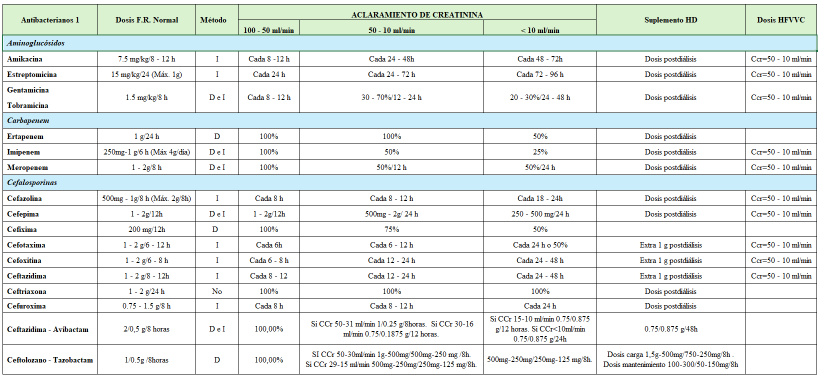
#> input picture tabla_01_pag_03.png, 1640 x 756 px (shown at 1/2 size)
$ python -i ecg_v9_online_learner.py   (imports and definitions only)
#> lines starting #> are read from the running program, lines starting #| are printed output that depends on the picture
#> further down, picture is the input picture: PIL image 1640x756 RGB; mean R, G, B 229.3, 235.5, 234.3
from __future__ import annotations
import json, math, hashlib
from typing import Any, Dict, List, Optional, Tuple
import numpy as np
from PIL import Image, ImageOps, ImageFilter

ORIENT_CLASSES = [0, 90, 180, 270]
LAYOUT_CLASSES = ['3x4', '6x2']
FEATURE_VERSION = 'V9_SHADOW_FEATURES_001'
MODEL_NAME = 'v9_shadow_orientation_layout'


# [9 lines left out: function rotate_clockwise, not called in this run]


def _resize_gray(img: Image.Image, size=(24, 24)) -> np.ndarray:
#> called with size = (24, 24)
    g = ImageOps.grayscale(img)
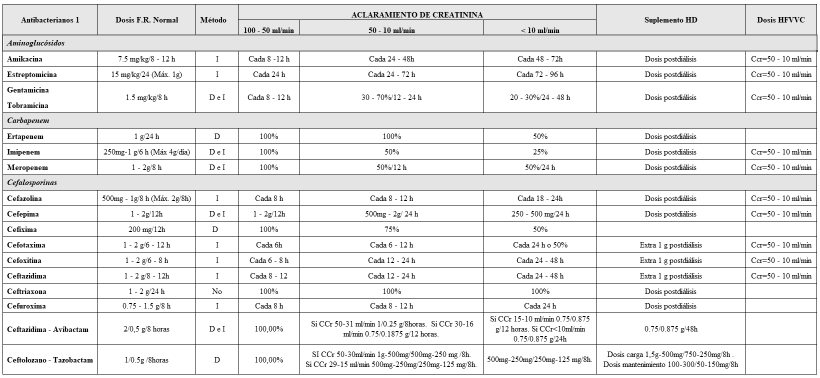
#> g: PIL image 1640x756 L (shown at 1/2 size); min 0, max 255, mean 233.5
    g = ImageOps.autocontrast(g)
    a = np.asarray(g.resize(size, Image.Resampling.BILINEAR), dtype=np.float32) / 255.0
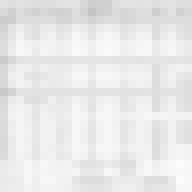
#> a: shape (24, 24) float32 (shown 8 times larger); min 0.769, max 0.984, mean 0.915
    # ink = high values, paper = low values
    return 1.0 - a
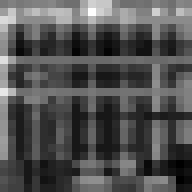
#> returned value: shape (24, 24) float32 (shown 8 times larger); min 0.0157, max 0.231, mean 0.0848; drawn with min black and max white


def extract_features(img: Image.Image) -> np.ndarray:
    """Lightweight visual descriptor for online shadow learning.

    It intentionally contains no OCR and no clinical interpretation. It captures
    coarse ink geometry, edge distribution and horizontal/vertical projections.
    """
    x = _resize_gray(img, (24, 24))
    # simple gradients on the 24x24 ink map
    gx = np.zeros_like(x); gy = np.zeros_like(x)
    gx[:, 1:-1] = np.abs(x[:, 2:] - x[:, :-2]) * 0.5
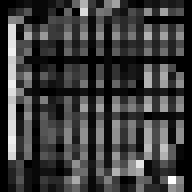
#> gx: shape (24, 24) float32 (shown 8 times larger); min 0, max 0.0588, mean 0.014; drawn with min black and max white
    gy[1:-1, :] = np.abs(x[2:, :] - x[:-2, :]) * 0.5
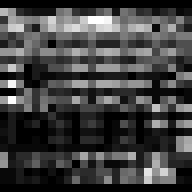
#> gy: shape (24, 24) float32 (shown 8 times larger); min 0, max 0.0569, mean 0.0144; drawn with min black and max white
    edge = np.sqrt(gx * gx + gy * gy)
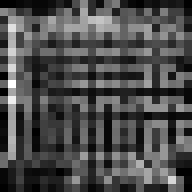
#> edge: shape (24, 24) float32 (shown 8 times larger); min 0, max 0.0776, mean 0.0231; drawn with min black and max white
    # projections
    row = x.mean(axis=1)
#> row = 24 values, max 0.162 at index 1, min 0.0525 at index 6, mean 0.0848
    col = x.mean(axis=0)
#> col = 24 values, max 0.142 at index 0, min 0.0616 at index 9, mean 0.0848
    erow = edge.mean(axis=1)
#> erow = 24 values, max 0.0388 at index 3, min 0.00907 at index 0, mean 0.0231
    ecol = edge.mean(axis=0)
#> ecol = 24 values, max 0.0451 at index 1, min 0.01 at index 4, mean 0.0231
    # block pooled structure 8x8
    pooled = np.asarray(Image.fromarray((x * 255).astype(np.uint8)).resize((8,8), Image.Resampling.BILINEAR), dtype=np.float32) / 255.0
    feat = np.concatenate([x.ravel(), edge.ravel(), row, col, erow, ecol, pooled.ravel()]).astype(np.float32)
#> feat = 1312 values, max 0.231 at index 35, min 0 at index 576, mean 0.0552
    # normalize vector energy while preserving zero-like paper pages
    mu = float(feat.mean()); sd = float(feat.std())
#> after `mu = float(feat.mean())`: mu = 0.0552
#> after `sd = float(feat.std())`: sd = 0.0423
    if sd > 1e-6:
        feat = (feat - mu) / sd
#> feat = 1312 values, max 4.17 at index 35, min -1.31 at index 576, mean 0
    return feat


# [137 lines left out: functions softmax, _fit_softmax, _predict, make_training_feature_record, rebuild_state, predict_shadow, not called in this run]

>>> from PIL import Image
>>> picture = Image.open('tabla_01_pag_03.png')
>>> result = extract_features(picture)
#> result has the same summary as feat in extract_features

$ run again, on tabla_02_pag_03.png
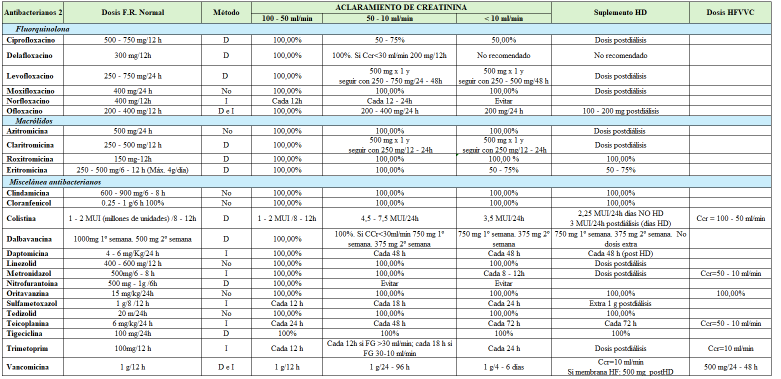
#> input picture tabla_02_pag_03.png, 1562 x 757 px (shown at 1/2 size)
#> picture is the input picture: PIL image 1562x757 RGB; mean R, G, B 226.4, 230.4, 229.9
#> in _resize_gray, `g = ImageOps.grayscale(img)`:
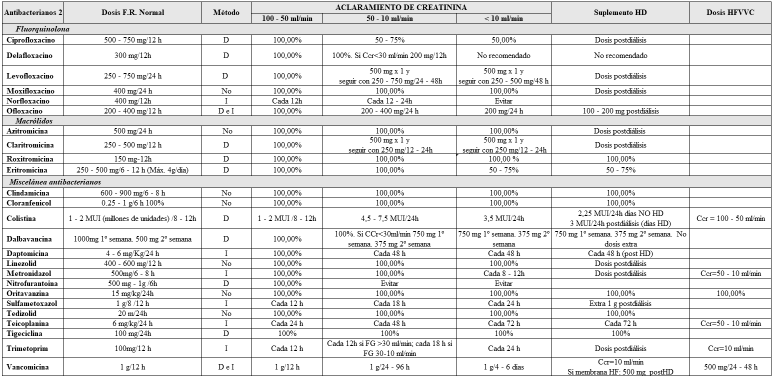
#> g: PIL image 1562x757 L (shown at 1/2 size); min 0, max 255, mean 229.2
#> in extract_features, `edge = np.sqrt(gx * gx + gy * gy)`:
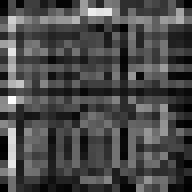
#> edge: shape (24, 24) float32 (shown 8 times larger); min 0, max 0.103, mean 0.0298; drawn with min black and max white
#> row = 24 values, max 0.175 at index 0, min 0.0629 at index 4, mean 0.102
#> col = 24 values, max 0.189 at index 0, min 0.067 at index 23, mean 0.102
#> erow = 24 values, max 0.0538 at index 2, min 0.0127 at index 11, mean 0.0298
#> ecol = 24 values, max 0.0646 at index 1, min 0.0129 at index 23, mean 0.0298
#> in extract_features, `feat = np.concatenate([x.ravel(), edge.ravel(), row, col, erow, ecol, ..`: feat = 1312 values, max 0.286 at index 11, min 0 at index 576, mean 0.0673
#> mu = 0.0673
#> sd = 0.0494
#> in extract_features, `feat = (feat - mu) / sd`: feat = 1312 values, max 4.43 at index 11, min -1.36 at index 576, mean 4.65e-08
#> result has the same summary as feat in extract_features

$ run again, on tabla_03_pag_03.png
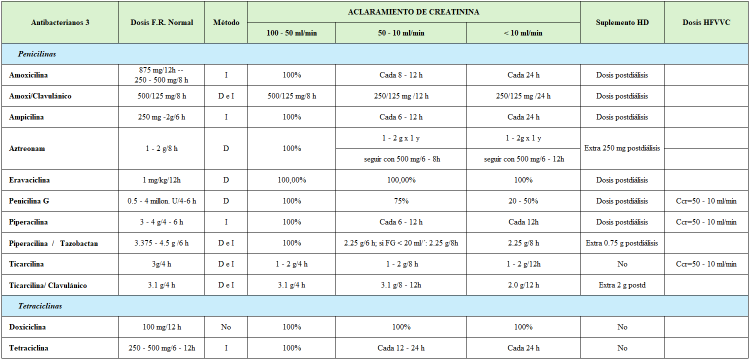
#> input picture tabla_03_pag_03.png, 1505 x 722 px (shown at 1/2 size)
#> picture is the input picture: PIL image 1505x722 RGB; mean R, G, B 232.1, 238.6, 236.5
#> in _resize_gray, `g = ImageOps.grayscale(img)`:
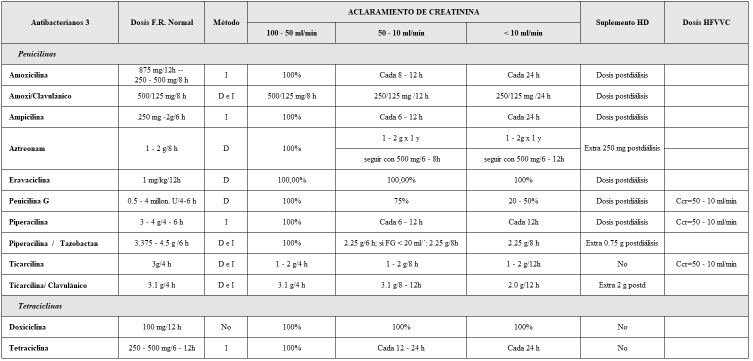
#> g: PIL image 1505x722 L (shown at 1/2 size); min 0, max 255, mean 236.4
#> in extract_features, `edge = np.sqrt(gx * gx + gy * gy)`:
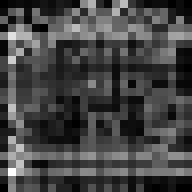
#> edge: shape (24, 24) float32 (shown 8 times larger); min 0, max 0.0729, mean 0.0198; drawn with min black and max white
#> row = 24 values, max 0.158 at index 1, min 0.0342 at index 9, mean 0.0727
#> col = 24 values, max 0.111 at index 0, min 0.057 at index 3, mean 0.0727
#> erow = 24 values, max 0.0386 at index 4, min 0.0101 at index 22, mean 0.0198
#> ecol = 24 values, max 0.0362 at index 1, min 0.0123 at index 0, mean 0.0198
#> in extract_features, `feat = np.concatenate([x.ravel(), edge.ravel(), row, col, erow, ecol, ..`: feat = 1312 values, max 0.22 at index 12, min 0 at index 218, mean 0.0473
#> mu = 0.0473
#> sd = 0.0394
#> in extract_features, `feat = (feat - mu) / sd`: feat = 1312 values, max 4.38 at index 12, min -1.2 at index 218, mean -2.33e-08
#> result has the same summary as feat in extract_features

$ run again, on tabla_04_pag_04.png
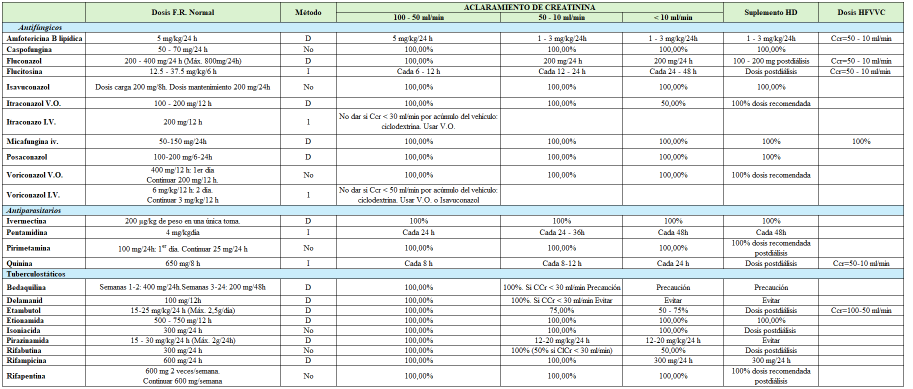
#> input picture tabla_04_pag_04.png, 1826 x 777 px (shown at 1/2 size)
#> picture is the input picture: PIL image 1826x777 RGB; mean R, G, B 229.8, 233.4, 232.9
#> in _resize_gray, `return 1.0 - a`:
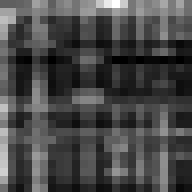
#> returned value: shape (24, 24) float32 (shown 8 times larger); min 0.0118, max 0.286, mean 0.0893; drawn with min black and max white
#> in extract_features, `edge = np.sqrt(gx * gx + gy * gy)`:
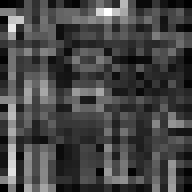
#> edge: shape (24, 24) float32 (shown 8 times larger); min 0, max 0.1, mean 0.0274; drawn with min black and max white
#> row = 24 values, max 0.167 at index 0, min 0.042 at index 7, mean 0.0893
#> col = 24 values, max 0.17 at index 0, min 0.0619 at index 2, mean 0.0893
#> erow = 24 values, max 0.0414 at index 1, min 0.0176 at index 0, mean 0.0274
#> ecol = 24 values, max 0.0588 at index 1, min 0.013 at index 23, mean 0.0274
#> in extract_features, `feat = np.concatenate([x.ravel(), edge.ravel(), row, col, erow, ecol, ..`: feat = 1312 values, max 0.286 at index 14, min 0 at index 576, mean 0.0596
#> mu = 0.0596
#> sd = 0.0453
#> in extract_features, `feat = (feat - mu) / sd`: feat = 1312 values, max 5.01 at index 14, min -1.32 at index 576, mean 0
#> result has the same summary as feat in extract_features
